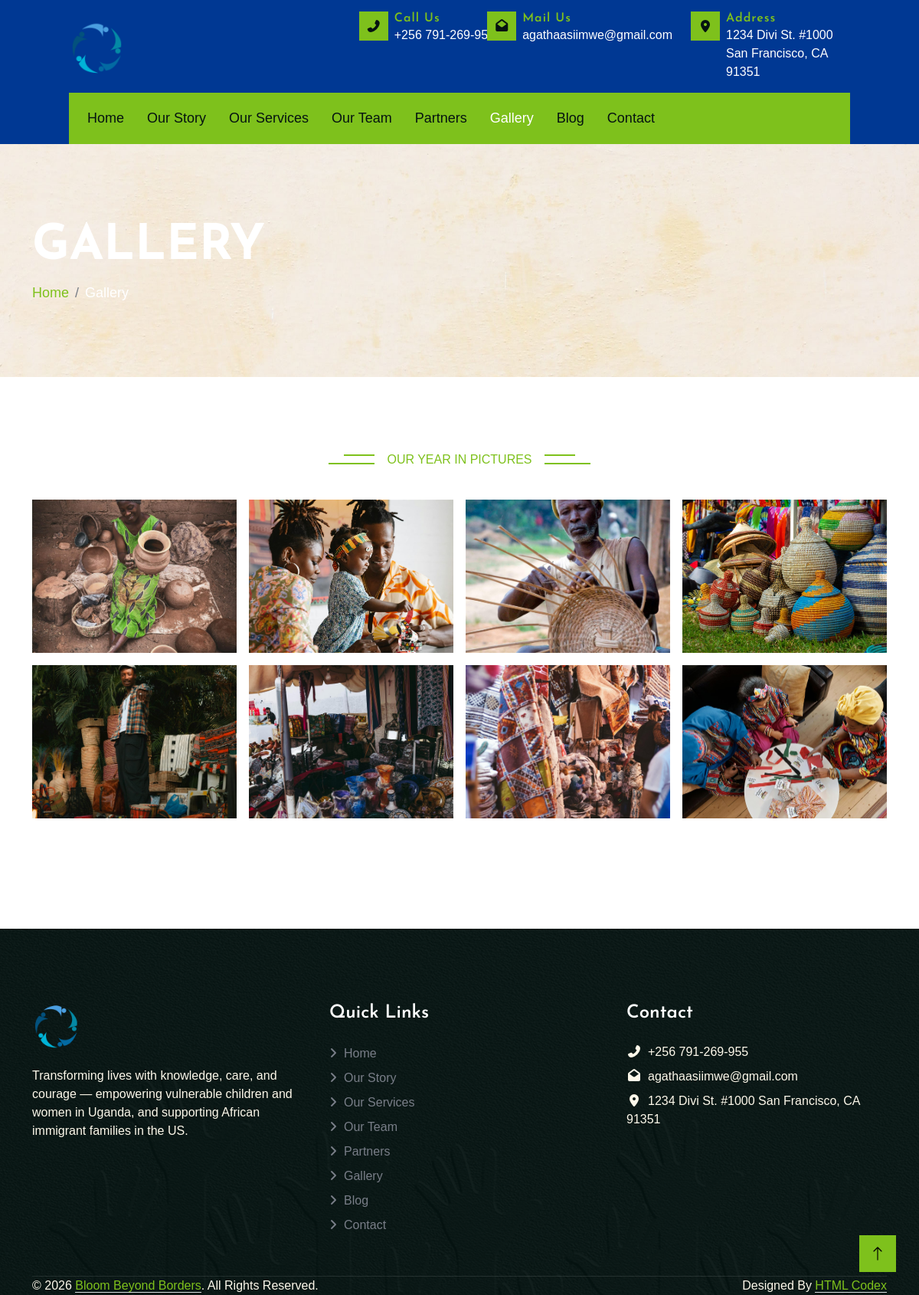
The page /gallery on the database its author committed.
### tables this page shows
CREATE TABLE IF NOT EXISTS gallery_albums (
    id INT UNSIGNED AUTO_INCREMENT PRIMARY KEY,
    name VARCHAR(150) NOT NULL,
    slug VARCHAR(160) NOT NULL,
    sort_order INT NOT NULL DEFAULT 0,
    created_at DATETIME NOT NULL DEFAULT CURRENT_TIMESTAMP,
    updated_at DATETIME NOT NULL DEFAULT CURRENT_TIMESTAMP ON UPDATE CURRENT_TIMESTAMP,
    UNIQUE KEY uq_gallery_albums_slug (slug)
);

CREATE TABLE IF NOT EXISTS gallery_images (
    id INT UNSIGNED AUTO_INCREMENT PRIMARY KEY,
    album_id INT UNSIGNED NOT NULL,
    image_path VARCHAR(255) NOT NULL,
    caption VARCHAR(255) NULL,
    sort_order INT NOT NULL DEFAULT 0,
    created_at DATETIME NOT NULL DEFAULT CURRENT_TIMESTAMP,
    CONSTRAINT fk_gallery_images_album FOREIGN KEY (album_id)
        REFERENCES gallery_albums (id) ON DELETE CASCADE,
    KEY idx_gallery_images_album_id (album_id)
);

### app/Core/Controller.php (called while the page is built, shortened)
<?php
abstract class Controller
{
    protected function view(string $view, array $data = []): void
    {
        $viewsDir = dirname(__DIR__) . '/Views';
        $viewPath = $viewsDir . '/' . $view . '.php';
        extract($data);
        require $viewsDir . '/partials/header.php';
        require $viewPath;
        require $viewsDir . '/partials/footer.php';
    }
}

### app/Controllers/GalleryController.php (called while the page is built, shortened)
<?php
class GalleryController extends Controller
{
    public function index(): void
    {
        $this->view('gallery/index', [
            'title' => 'Gallery - Bloom Beyond Borders',
            'pageTitle' => 'Gallery',
            'albums' => (new GalleryAlbum())->allWithImages(),
        ]);
    }
}

### public/index.php (called while the page is built, shortened)
<?php
$router = new Router();
$router->get('/', [HomeController::class, 'index']);
$router->get('/our-story', [StoryController::class, 'index']);
$router->get('/our-services', [ServicesController::class, 'index']);
$router->get('/our-team', [TeamController::class, 'index']);
$router->get('/partners', [PartnersController::class, 'index']);
$router->get('/gallery', [GalleryController::class, 'index']);
$router->get('/blog', [BlogController::class, 'index']);
$router->get('/blog/{slug}', [BlogController::class, 'show']);
$router->post('/blog/{slug}/comments', [BlogController::class, 'submitComment']);
$router->get('/contact', [ContactController::class, 'index']);
$router->post('/contact', [ContactController::class, 'submit']);
$router->get('/admin/login', [AdminAuthController::class, 'showLogin']);
$router->post('/admin/login', [AdminAuthController::class, 'login']);
$router->post('/admin/logout', [AdminAuthController::class, 'logout']);
$router->get('/admin', [AdminDashboardController::class, 'index']);
$router->get('/admin/settings', [AdminSettingsController::class, 'index']);
$router->post('/admin/settings', [AdminSettingsController::class, 'update']);
$router->get('/admin/team', [AdminTeamController::class, 'index']);
$router->get('/admin/team/create', [AdminTeamController::class, 'create']);
$router->post('/admin/team', [AdminTeamController::class, 'store']);
$router->get('/admin/team/{id}/edit', [AdminTeamController::class, 'edit']);
$router->post('/admin/team/{id}', [AdminTeamController::class, 'update']);
$router->post('/admin/team/{id}/delete', [AdminTeamController::class, 'destroy']);
$router->get('/admin/partners', [AdminPartnersController::class, 'index']);
$router->get('/admin/partners/create', [AdminPartnersController::class, 'create']);
$router->post('/admin/partners', [AdminPartnersController::class, 'store']);
$router->get('/admin/partners/{id}/edit', [AdminPartnersController::class, 'edit']);
$router->post('/admin/partners/{id}', [AdminPartnersController::class, 'update']);
$router->post('/admin/partners/{id}/delete', [AdminPartnersController::class, 'destroy']);
$router->get('/admin/gallery', [AdminGalleryController::class, 'index']);
$router->get('/admin/gallery/create', [AdminGalleryController::class, 'createAlbum']);
$router->post('/admin/gallery', [AdminGalleryController::class, 'storeAlbum']);
$router->get('/admin/gallery/{id}/edit', [AdminGalleryController::class, 'editAlbum']);
$router->post('/admin/gallery/{id}', [AdminGalleryController::class, 'updateAlbum']);
$router->post('/admin/gallery/{id}/delete', [AdminGalleryController::class, 'destroyAlbum']);
$router->get('/admin/gallery/{id}', [AdminGalleryController::class, 'showAlbum']);
$router->post('/admin/gallery/{albumId}/images', [AdminGalleryController::class, 'storeImage']);
$router->get('/admin/gallery/{albumId}/images/{imageId}/edit', [AdminGalleryController::class, 'editImage']);
$router->post('/admin/gallery/{albumId}/images/{imageId}', [AdminGalleryController::class, 'updateImage']);
$router->post('/admin/gallery/{albumId}/images/{imageId}/delete', [AdminGalleryController::class, 'destroyImage']);
$router->get('/admin/blog', [AdminBlogController::class, 'index']);
$router->get('/admin/blog/create', [AdminBlogController::class, 'create']);
$router->post('/admin/blog', [AdminBlogController::class, 'store']);
$router->get('/admin/blog/{id}/edit', [AdminBlogController::class, 'edit']);
$router->post('/admin/blog/{id}', [AdminBlogController::class, 'update']);
$router->post('/admin/blog/{id}/delete', [AdminBlogController::class, 'destroy']);
$router->get('/admin/comments', [AdminBlogController::class, 'commentsIndex']);
$router->post('/admin/comments/{id}/approve', [AdminBlogController::class, 'approveComment']);
$router->post('/admin/comments/{id}/delete', [AdminBlogController::class, 'deleteComment']);
$router->get('/admin/contact', [AdminContactController::class, 'index']);
$router->post('/admin/contact/{id}/delete', [AdminContactController::class, 'destroy']);
$router->get('/admin/story', [AdminStoryController::class, 'index']);
$router->get('/admin/story/stats/create', [AdminStoryController::class, 'createStat']);
$router->post('/admin/story/stats', [AdminStoryController::class, 'storeStat']);
$router->get('/admin/story/stats/{id}/edit', [AdminStoryController::class, 'editStat']);
$router->post('/admin/story/stats/{id}', [AdminStoryController::class, 'updateStat']);
$router->post('/admin/story/stats/{id}/delete', [AdminStoryController::class, 'destroyStat']);
$router->get('/admin/story/finance/create', [AdminStoryController::class, 'createFinance']);
$router->post('/admin/story/finance', [AdminStoryController::class, 'storeFinance']);
$router->get('/admin/story/finance/{id}/edit', [AdminStoryController::class, 'editFinance']);
$router->post('/admin/story/finance/{id}', [AdminStoryController::class, 'updateFinance']);
$router->post('/admin/story/finance/{id}/delete', [AdminStoryController::class, 'destroyFinance']);
$router->post('/admin/story/letter', [AdminStoryController::class, 'updateLetter']);
$router->dispatch($_SERVER['REQUEST_METHOD'], $_SERVER['REQUEST_URI']);

### app/Core/Model.php (called while the page is built, shortened)
<?php
abstract class Model
{
    public function __construct()
    {
        $this->db = Database::connection();
    }
}

### app/Config/db.php (called while the page is built)
<?php
return [
    'host' => getenv('DB_HOST') ?: '127.0.0.1',
    'port' => getenv('DB_PORT') ?: '3306',
    'database' => getenv('DB_DATABASE') ?: 'bloom',
    'username' => getenv('DB_USERNAME') ?: 'root',
    'password' => getenv('DB_PASSWORD') ?: '',
    'charset' => 'utf8mb4',
];

### app/Core/Database.php (called while the page is built, shortened)
<?php
class Database
{
    private static ?PDO $connection = null;
    public static function connection(): PDO
    {
        if (self::$connection === null) {
            $config = require dirname(__DIR__) . '/Config/db.php';
            $dsn = sprintf(
                'mysql:host=%s;port=%s;dbname=%s;charset=%s',
                $config['host'],
                $config['port'],
                $config['database'],
                $config['charset']
            );
            try {
                self::$connection = new PDO($dsn, $config['username'], $config['password'], [
                    PDO::ATTR_ERRMODE => PDO::ERRMODE_EXCEPTION,
                    PDO::ATTR_DEFAULT_FETCH_MODE => PDO::FETCH_ASSOC,
                    PDO::ATTR_EMULATE_PREPARES => false,
                ]);
            } catch (PDOException $e) {
                throw new PDOException('Database connection failed: ' . $e->getMessage(), (int) $e->getCode());
            }
        }
        return self::$connection;
    }
}

### app/Models/GalleryAlbum.php (called while the page is built, shortened)
<?php
class GalleryAlbum extends Model
{
    public function allWithImages(): array
    {
        $albums = $this->all();
        $imagesStmt = $this->db->prepare(
            'SELECT * FROM gallery_images WHERE album_id = ? ORDER BY sort_order ASC, id ASC'
        );
        foreach ($albums as &$album) {
            $imagesStmt->execute([$album['id']]);
            $album['images'] = $imagesStmt->fetchAll();
        }
        return $albums;
    }
    public function all(): array
    {
        return $this->db->query('SELECT * FROM gallery_albums ORDER BY sort_order ASC, id ASC')->fetchAll();
    }
}

### app/Views/gallery/index.php (the view, shortened to what this page needs)
<?php
require dirname(__DIR__) . '/partials/page-header.php';
?>
<div class="container-fluid py-5">
    <div class="container">
        <?php foreach ($albums as $album): ?>
            <div class="mb-5 wow fadeIn" data-wow-delay="0.1s">
                <div class="text-center mx-auto mb-4" style="max-width: 500px;">
                    <p class="section-title bg-white text-center text-primary px-3"><?= htmlspecialchars($album['name']) ?></p>
                </div>
                <div class="row g-3">
                    <?php foreach ($album['images'] as $image): ?>
                        <?php $path = '/' . htmlspecialchars(ltrim($image['image_path'], '/')); ?>
                        <div class="col-6 col-md-4 col-lg-3">
                            <img
                                class="img-fluid w-100 gallery-thumb"
                                style="cursor: pointer; aspect-ratio: 4 / 3; object-fit: cover;"
                                src="<?= $path ?>"
                                data-full="<?= $path ?>"
                                data-caption="<?= htmlspecialchars($image['caption'] ?? '') ?>"
                                data-bs-toggle="modal"
                                data-bs-target="#galleryLightbox"
                                alt="<?= htmlspecialchars($image['caption'] ?: $album['name']) ?>"
                            >
                        </div>
                    <?php endforeach; ?>
                </div>
            </div>
        <?php endforeach; ?>
    </div>
</div>

### app/Core/Router.php (shortened to what this page needs)
<?php
class Router
{
    private array $routes = [];
    private function add(string $method, string $path, array $handler): void
    {
        $this->routes[] = [
            'method' => $method,
            'pattern' => $this->toPattern($path),
            'handler' => $handler,
        ];
    }
    private function toPattern(string $path): string
    {
        $pattern = preg_replace('#\{[a-zA-Z_][a-zA-Z0-9_]*\}#', '([^/]+)', $path);
        return '#^' . $pattern . '$#';
    }
    public function dispatch(string $method, string $uri): void
    {
        $path = parse_url($uri, PHP_URL_PATH) ?: '/';
        $path = rtrim($path, '/');
        foreach ($this->routes as $route) {
            if (preg_match($route['pattern'], $path, $matches)) {
                array_shift($matches);
                [$controllerClass, $action] = $route['handler'];
                $controller = new $controllerClass();
                $controller->$action(...$matches);
                return;
            }
        }
    }
}

### public/css/style.css (style rules this page uses)
:root { --bs-primary: #7ec11c; --bs-secondary: #003893; --bs-tertiary: #797E88; }
.section-title { position: relative; display: inline-block; text-transform: uppercase; }
.section-title::before { position: absolute; content: ""; width: calc(100% + 80px); height: 0px; top: 5px; left: -40px; border-top: 2px solid var(--bs-primary); z-index: -1; }
.section-title::after { position: absolute; content: ""; width: calc(100% + 120px); height: 0px; bottom: 6px; left: -60px; border-bottom: 2px solid var(--bs-primary); z-index: -1; }

### rows shown on the page
gallery_albums: name "OUR YEAR IN PICTURES"
gallery_images: image_path (picture)
gallery_images: image_path (picture)
gallery_images: image_path (picture)
gallery_images: image_path (picture)
gallery_images: image_path (picture)
gallery_images: image_path (picture)
gallery_images: image_path (picture)
gallery_images: image_path (picture)

### other values the page prints
$settings['contact_phone'] "+256 791-269-955"
$settings['contact_email'] "agathaasiimwe@gmail.com"
$settings['contact_address'] "1234 Divi St. #1000 San Francisco, CA 91351"
$label "Home"
$label "Our Story"
$label "Our Services"
$label "Our Team"
$label "Partners"
$label "Gallery"
$label "Blog"
$label "Contact"
